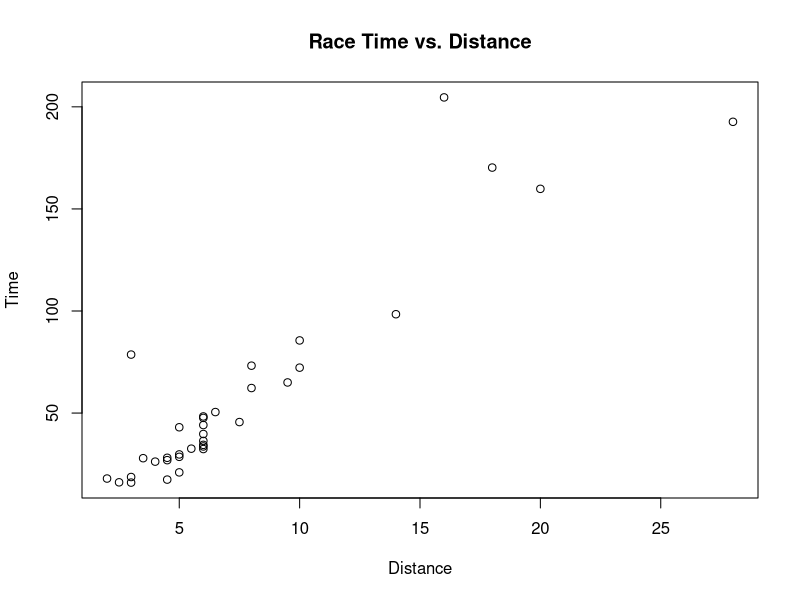
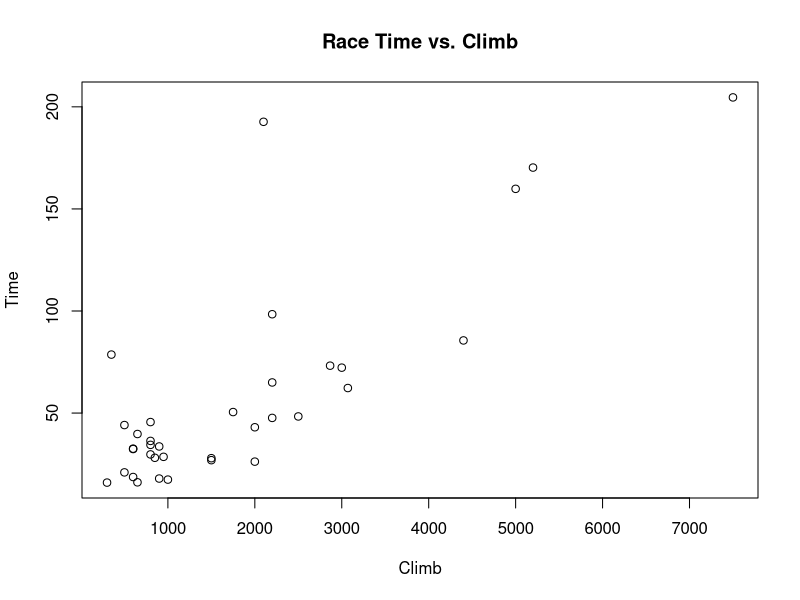
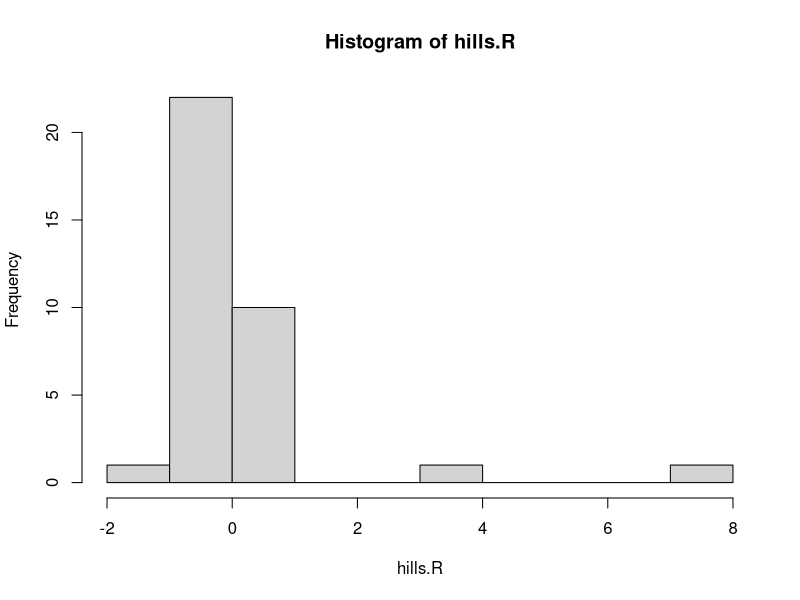
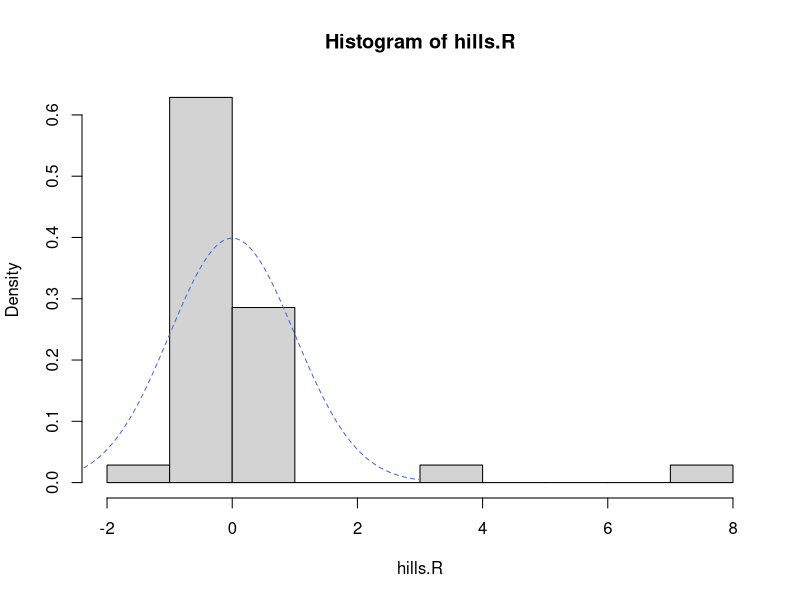
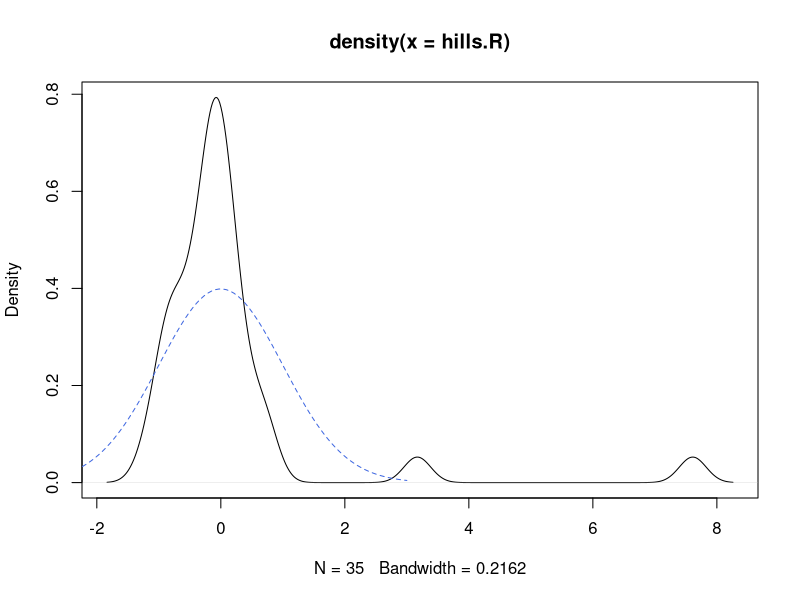
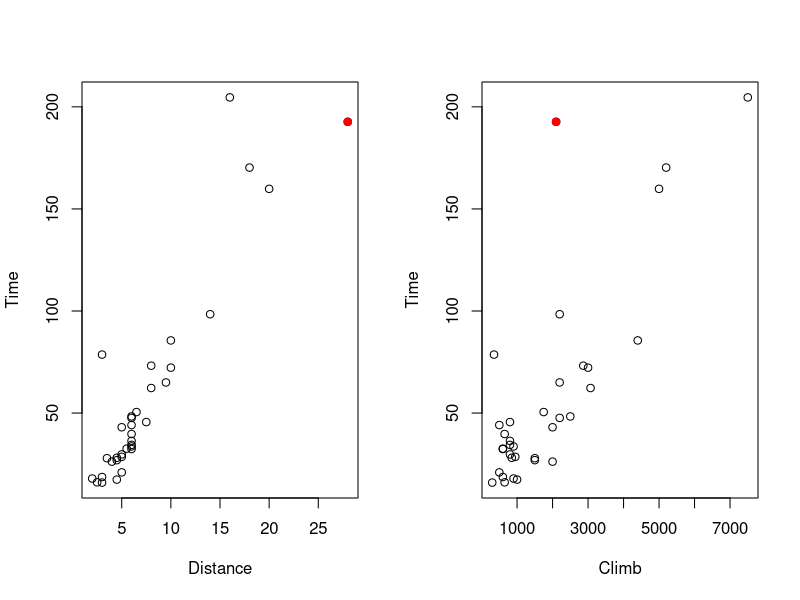
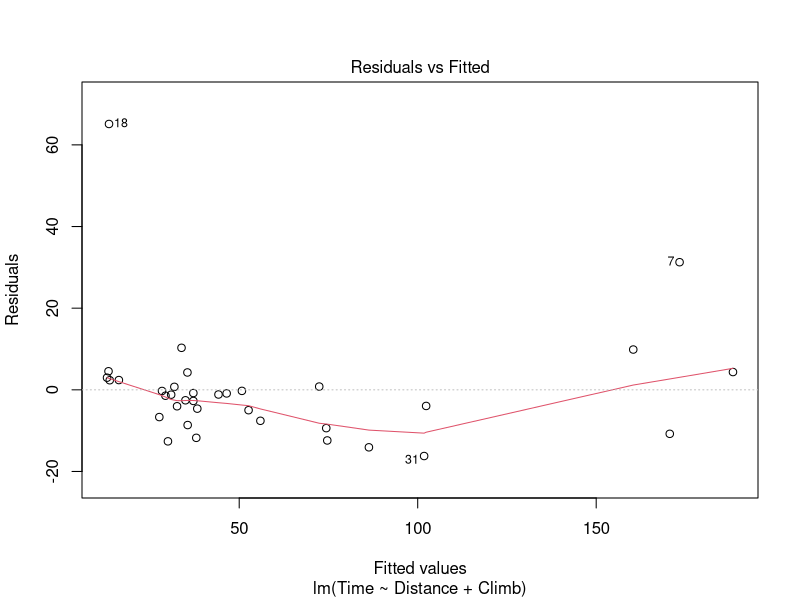
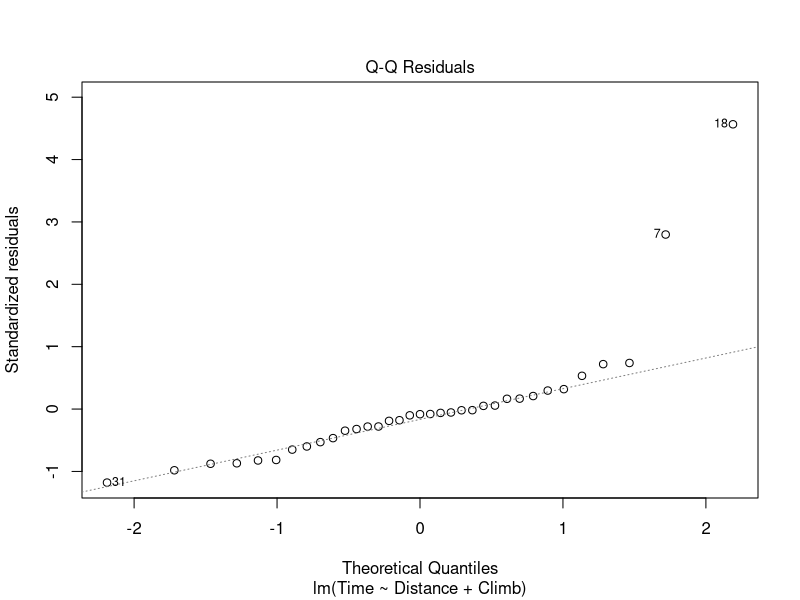

The R script that drew these images, in order:
# HillsRegression
# Data read in from: http://www.statsci.org/data/general/hills.txt 
# the record time in Scottish hill races using race distance and hill climb



hills <- read.table(header = TRUE, text = "
Race	Distance	Climb	Time
Greenmantle	2.5	650	16.083
Carnethy	6	2500	48.35
CraigDunain	6	900	33.65
BenRha	7.5	800	45.6
BenLomond	8	3070	62.267
Goatfell	8	2866	73.217
BensofJura	16	7500	204.617
Cairnpapple	6	800	36.367
Scolty	5	800	29.75
Traprain	6	650	39.75
LairigGhru	28	2100	192.667
Dollar	5	2000	43.05
Lomonds	9.5	2200	65
CairnTable	6	500	44.133
EildonTwo	4.5	1500	26.933
Cairngorm	10	3000	72.25
SevenHills	14	2200	98.417
KnockHill	3	350	78.65
BlackHill	4.5	1000	17.417
CreagBeag	5.5	600	32.567
KildconHill	3	300	15.95
MeallAnt-Suidhe	3.5	1500	27.9
HalfBenNevis	6	2200	47.633
CowHill	2	900	17.933
NBerwickLaw	3	600	18.683
CreagDubh	4	2000	26.217
Burnswark	6	800	34.433
LargoLaw	5	950	28.567
Criffel	6.5	1750	50.5
Acmony	5	500	20.95
BenNevis	10	4400	85.583
Knockfarrel	6	600	32.383
TwoBreweries	18	5200	170.25
Cockleroi	4.5	850	28.1
MoffatChase	20	5000	159.833
") 

# Evidence of Correct Data
head(hills)
tail(hills)


plot(x = hills$Distance, y = hills$Time, main = "Race Time vs. Distance",
     xlab = "Distance", ylab = "Time")
identify(x = hills$Distance, y = hills$Time, hills$Race)
# Unusual Results at BensofJura and KnockHill (Outliers, vertical direction)


plot(x = hills$Climb, y = hills$Time, main = "Race Time vs. Climb",
     xlab = "Climb", ylab = "Time")
identify(x = hills$Climb, y = hills$Time, hills$Race)
# Unusual Results at KnockHill, SevenHills, and LairigGhru (Outliers, vertical direction)



# Extended EDA (Data Diagnostics)

# Assumption of Normality
#   Outliers are a violation of Normality

hills.out <- lm(Time ~ Distance + Climb, data=hills)

# Assess normality assumption
#  (Concerned about shape, outliers)

# compute R-studentized residuals (R = remove observation when computing residual
#             studentized residuals = standardized (not unit dependent) residual check)
hills.R <- rstudent(hills.out)

subset(hills.R, hills$Race == "CairnTable")
# Normal generally close to 0?

# graphic
hist(hills.R)
hist(hills.R, freq=FALSE)
my.z <- seq(-3,3, length= 100)
lines(my.z, dnorm(my.z,0,1), lty=2, col="royalblue")
# Doesn't appear to be normal due to very large outliers

# Alternative Graphic
plot(density(hills.R))
my.z <- seq(-3,3, length= 100)
lines(my.z, dnorm(my.z,0,1), lty=2, col="royalblue")

# These plots emphasize the lack of normality

# Hypothesis test for Normality
#  Shapiro-Wilk Test of Normality
# Ho: dist is normal
# Ha: dist is not normal

shapiro.test(hills.R)
#  p-value < 0.001 therefore we reject the null hypothesis, so non-normal (due to outliers)


# Hunt for outliers

# Kildcon Hill?
subset(resid(hills.out), hills$Race=="KildconHill")
#  This isn't a good way to look at it... try R-studentized residual
#  because it has a normal dist
subset(hills.R, hills$Race=="KildconHill")
# Within 1 so looks alright


# Knock Hill?
subset(hills.R, hills$Race=="KnockHill")
# Very large result, much greater than 2 (3 is basically the large cutoff)


# identify all outliers (will likely filter these from analysis)
subset(hills, abs(hills.R) > 3)




# Influential Observations
# (Unusual in the horizontal direction)

# Good influential(happy to have something!)

# Bad influential (changing the fit elsewhere)


# Diagnostics for influence
# Leverage (weight an object has in predicting itself)
# 0 is small leverage, 1 is large leverage (or influence)
hills.leverage <- lm.influence(hills.out)$hat

# leverage for Ben Nevis
subset(hills.leverage, hills$Race == "BenNevis")

# Cook's Distance
hills.cd <- cooks.distance(hills.out)

# Cook's Distance for Moffat Chase
subset(hills.cd, hills$Race=="MoffatChase")

# Rule of thumb: Leverage Threshold = [2 * # of parameters estimated (incuding y intercept)] / # of obs
2*3 / 35

# Cook's Distance: threshhold = 4 / [# of obs - # parameters estimated (incuding y intercept)]
4 / (35-3)

# Identify Influential Observations
subset(hills$Race, hills.leverage > 2*3/35)

# Alternative to above 
subset(hills$Race, hills.leverage > 2* length(coef(hills.out))/ dim(hills)[1])

# Identify using Cooks's
subset(hills$Race, hills.cd > 4/(35-3))
# Alternative to above 
subset(hills$Race, hills.cd > 4/ (dim(hills)[1] - length(coef(hills.out))))


# Investigate Larig Ghru Race (good or bad influential)
par(mfrow=c(1,2)) #two plots one row two columns therefore sideby side

plot(Time~Distance, data=hills)
points(Time~Distance, data=subset(hills, Race== "LairigGhru"),
       col="red", pch=19) #Overlay a specific point


plot(Time~Climb, data=hills)
points(Time~Climb, data=subset(hills, Race== "LairigGhru"),
       col="red", pch=19)


par(mfrow=c(1,1)) #Returns to one graph one window

# Bad differential on climb
# Doesn't really belong with the data set, because really long but really short climb
# Doesn't fit it with the rest of the data




# filter the dataset to races that our model predicts
# List of things we will remove: 
#     Knock Hill(Outlier, we think it was misrecorded)
#     Lairig Ghru(Bad Influention.. short climb for such a long race)
#     Bens of Jura(outlier and bad influential... terrain is boggy and rocky) highlights a weakness of our model

# Take out the bad rows
hills1 <- hills[c(-18,-11,-7),] #show dataset is filtered once


# Alternate Easy EDA
plot(hills.out)





# Analysis:
# Research Question: Inference: Does hill length and climb have a statistically significant 
# effect on the time to complete the race

# Response variable: Record Time in minutes
# Explanatory variables: Hill climb and race length

# Model:
# Time = Beta0 + Beta1*Distance + Beta2*Climb + Epsilon
#       Where epsilon ~ N(0, sigma^2)
#   model assumptions: additive model (straight line), 
#                      constant variation after adjusting for effect of X, 
#                      outcome of one 
#                      observation doesn't effect outcome of another observation, 
#                      variation is normally distributed

# Fit model:
hills.out <- lm(Time~Climb + Distance, data = hills1) #methane is not adding co2, it is creating 2 columns

# table of estimates and std errors
summary(hills.out)


# If all other factors were held constant, for every one increase in Climb, we expect 
# an increase of 0.0077 in time

# If all other factors were held constant, for every one increase in Distance, we expect
# an increase of 6.8377 in time

# Graphic
# Two ways to visualize/ graphics to demonstrate the regression coefficients
library(car)

# Partial Regression Plot (AKA Added Variable Plots)
avPlots(hills.out)
# Sort of shows a distnce from the means or deviations of the average

# Component Plus Residual Plot
crPlots(hills.out)
# distance from average
# purple line is a sort of best fit line and if it matches blue line it is a good fit


# Testing Null Hypothesis:
# Ho: No climb and Distance effect
# Ho: Beta1 = Beta2 = 0
# Ha: An effect exists for time and/or distance
# Ha: At least 1 Betaj != 0

# Test Ho: No effect
# ANOVA F-test (get F-statistic and p-value from summary)
# p-value < .001
# p-value very small, therefore time and/or distance has a statistically 
# significant effect on race



# There is an effect but could be just Distance, Climb, or both
# Look back at individual parts and their p-value in summary
# Because p-values for Climb and Distance after adjusting for factors are both less than 0.05 
#     we conclude that both are statistically significant

# 95% Confidence Intervals
confint(hills.out)[-1,]

# We are 95% confident that the true mean effect of climb on time is between 0.0048 to 0.0106
# We are 95% confident that the true mean effect of Distance on time is between 5.8829 to 7.7924



# Data Features:
#   Continuous response variable
#   More than one continuous explanatory variable
#   Rows of observations (either randomized experiment or observational study)

# Strengths:
#   Model with interpretable estimates of effects
#   Graphics that support inference conclusions
#   Statistical Significance of model effect on response variable
#   Estimate of effect with confidence interval
#   Statistical significance of each explanatory variable effect on response variable


# Weaknesses:
#   explanatory variable must be continuous
#   model assumptions must be satisfied: additive model (straight line), 
#     constant variation after adjusting for effect of X, outcome of one 
#     observation doesn't effect outcome of another observation, variation is 
#     normally distributed
#   Data only useful within a certain range

